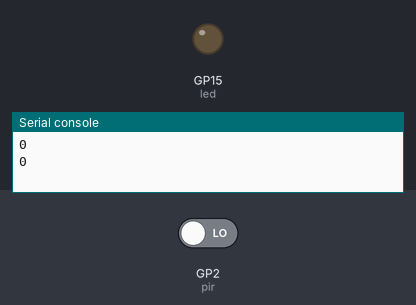
A program run on a simulated Raspberry Pi Pico running MicroPython. Shown: output pins drawn as LEDs (lit = HIGH), the last lines printed to the serial console. The test bench sets the inputs (shaded band); at power-on: GP2 (pir) LOW.

Above: at 1.2 s.
1.3 s: GP2 (pir) driven HIGH
At 2.6 s:
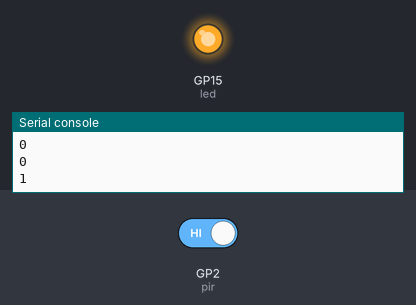
3.5 s: GP2 (pir) driven LOW
At 5.3 s:
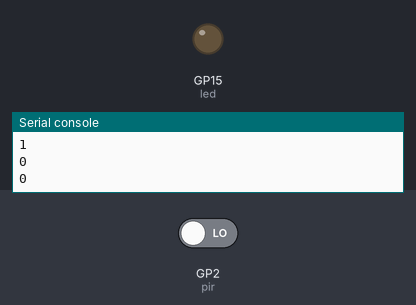
Timing chart, 0 to 6.8 s (numbered marks = the images above; inputs shaded):
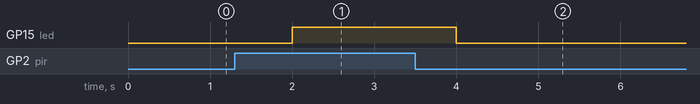

The program:

PIR_led.py
```python
from PIR import PIR
from machine import I2C, Pin
import utime
led = machine.Pin(15, machine.Pin.OUT)

def pirled():
    pir=PIR()
    print(pir)
    if pir==1:
        led.on()
    else:
        led.off()

while 1:
    pirled()
    utime.sleep(1)
led.off()
```

PIR.py
```python
from machine import Pin

def PIR():
    pir = Pin(2,Pin.IN, Pin.PULL_DOWN)
    if pir.value()==1:
        return 1
    elif pir.value()==0:
        return 0
    else:
        print("pir error")
```

Measured:
- after the input at 1.3 s, GP15 (led): LOW → HIGH after 0.70 s
- after the input at 3.5 s, GP15 (led): HIGH → LOW after 0.50 s
